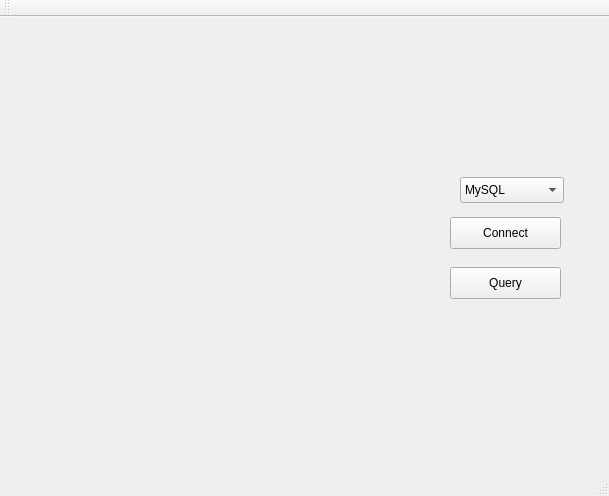
<?xml version="1.0" encoding="UTF-8"?>
<ui version="4.0">
 <class>MainWindow</class>
 <widget class="QMainWindow" name="MainWindow">
  <property name="geometry">
   <rect>
    <x>0</x>
    <y>0</y>
    <width>609</width>
    <height>496</height>
   </rect>
  </property>
  <property name="windowTitle">
   <string>MainWindow</string>
  </property>
  <widget class="QWidget" name="centralWidget">
   <widget class="QPushButton" name="Connect">
    <property name="geometry">
     <rect>
      <x>450</x>
      <y>200</y>
      <width>111</width>
      <height>32</height>
     </rect>
    </property>
    <property name="text">
     <string>Connect</string>
    </property>
   </widget>
   <widget class="QComboBox" name="DriverList">
    <property name="geometry">
     <rect>
      <x>460</x>
      <y>160</y>
      <width>104</width>
      <height>26</height>
     </rect>
    </property>
    <item>
     <property name="text">
      <string>MySQL</string>
     </property>
    </item>
    <item>
     <property name="text">
      <string>SQLite3</string>
     </property>
    </item>
    <item>
     <property name="text">
      <string>ODBC</string>
     </property>
    </item>
    <item>
     <property name="text">
      <string>PostgreSQL</string>
     </property>
    </item>
    <item>
     <property name="text">
      <string>OCI</string>
     </property>
    </item>
   </widget>
   <widget class="QPushButton" name="Query">
    <property name="geometry">
     <rect>
      <x>450</x>
      <y>250</y>
      <width>111</width>
      <height>32</height>
     </rect>
    </property>
    <property name="text">
     <string>Query</string>
    </property>
   </widget>
  </widget>
  <widget class="QMenuBar" name="menuBar">
   <property name="geometry">
    <rect>
     <x>0</x>
     <y>0</y>
     <width>609</width>
     <height>22</height>
    </rect>
   </property>
  </widget>
  <widget class="QToolBar" name="mainToolBar">
   <attribute name="toolBarArea">
    <enum>TopToolBarArea</enum>
   </attribute>
   <attribute name="toolBarBreak">
    <bool>false</bool>
   </attribute>
  </widget>
  <widget class="QStatusBar" name="statusBar"/>
 </widget>
 <layoutdefault spacing="6" margin="11"/>
 <resources/>
 <connections/>
</ui>
